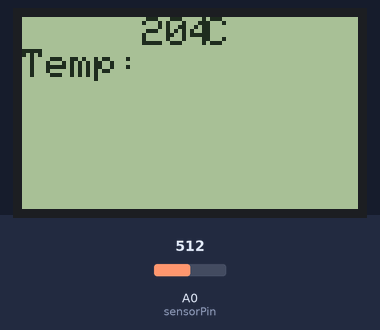
A sketch run on a simulated Arduino Uno, built with avr-gcc and run on an emulated ATmega328P. Shown: 84×48 one-colour display. The test bench sets the inputs (shaded band); at power-on: A0 (sensorPin) = 512. The display library's start-up logo is not drawn.

Above: at 3.2 s.
3.3 s: A0 (sensorPin) set to 716
At 4.8 s:
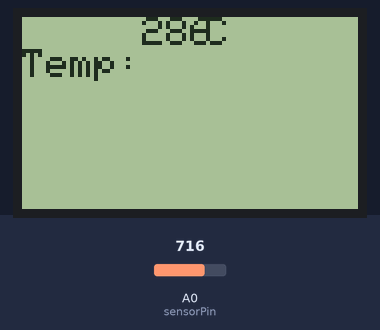
6.0 s: A0 (sensorPin) set to 900
At 6.8 s:
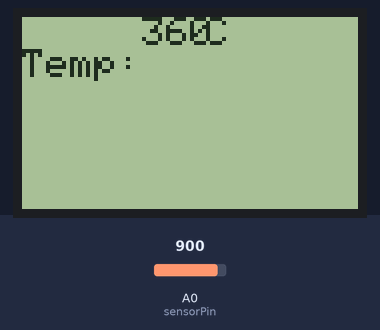
8.7 s: A0 (sensorPin) set to 1023
At 10.9 s:
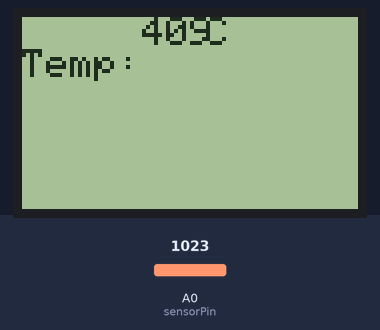
Timing chart, 0 to 12.4 s (numbered marks = the images above; inputs shaded):
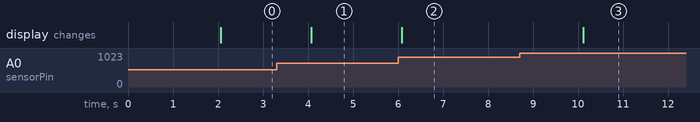

Measured:
- after the input at 3.3 s, the display: changes after 0.77 s (image 1)
- after the input at 6.0 s, the display: changes after 0.09 s (image 2)
- after the input at 8.7 s, the display: changes after 1.4 s (image 3)

The sketch:

main.ino
```cpp
#include <SPI.h>
#include <Adafruit_GFX.h>
#include <Adafruit_PCD8544.h>

// Software SPI (slower updates, more flexible pin options):
// pin 7 - Serial clock out (SCLK)
// pin 6 - Serial data out (DIN)
// pin 5 - Data/Command select (D/C)
// pin 4 - LCD chip select (CS)
// pin 3 - LCD reset (RST)
Adafruit_PCD8544 display = Adafruit_PCD8544(7, 6, 5, 4, 3);

// Hardware SPI (faster, but must use certain hardware pins):
// SCK is LCD serial clock (SCLK) - this is pin 13 on Arduino Uno
// MOSI is LCD DIN - this is pin 11 on an Arduino Uno
// pin 5 - Data/Command select (D/C)
// pin 4 - LCD chip select (CS)
// pin 3 - LCD reset (RST)
// Adafruit_PCD8544 display = Adafruit_PCD8544(5, 4, 3);
// Note with hardware SPI MISO and SS pins aren't used but will still be read
// and written to during SPI transfer.  Be careful sharing these pins!

int sensorPin = A0;
int sensorValue = 0;  // variable to store the value coming from the sensor

void setup()   {

  display.begin();
  // init done

  // you can change the contrast around to adapt the display
  // for the best viewing!
  display.setContrast(50);

  display.display(); // show splashscreen
  delay(2000);
  display.clearDisplay();   // clears the screen and buffer

  // text display tests
  display.setTextSize(1);
  display.setTextColor(BLACK);
  display.setCursor(0,0);
  display.println("Temp:");
}


void loop() {
  display.clearDisplay();   // clears the screen and buffer
  display.println("Temp:");
  display.setCursor(30,0);
  sensorValue = analogRead(sensorPin);
  display.println((sensorValue* (5000/1024)/10));
  display.setCursor(46,0);
  display.println("C");
  display.display();
  delay(2000);
}
```
